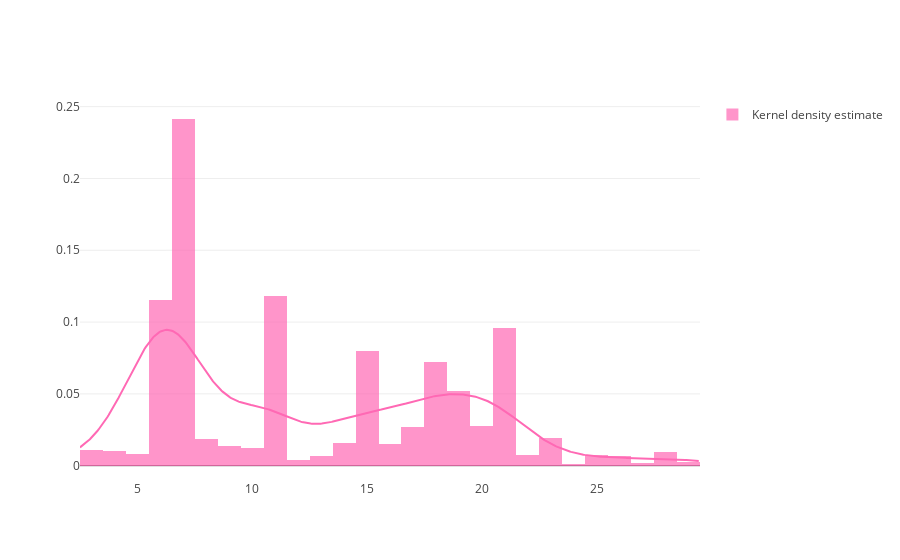

The notebook cell saved with this chart:
### Code cell
# https://plot.ly/python/distplot/

import plotly.figure_factory as ff

group_labels = ['Kernel density estimate']
# Discard distances less than 30, offset by 0.5 so the histogram lines up with integer values properly
x_trimmed = [d + 0.5 for d in distances if d < 30]
fig = ff.create_distplot([x_trimmed], group_labels, bin_size=1, colors=['hotpink'], show_rug=False)
iplot(fig, filename='Cysteine sequential spacing distribution')

### Figure 1 — Plotly figure (JSON) as saved in the notebook; plotly's stock layout.template omitted (floating-point values rounded to 4 significant figures; data arrays with more than 128 entries replaced by an {"elided": "..."} marker saying what was removed)
{"data": [{"autobinx": false, "histnorm": "probability density", "legendgroup": "Kernel density estimate", "marker": {"color": "hotpink"}, "name": "Kernel density estimate", "opacity": 0.7, "type": "histogram", "x": {"elided": "1083 float values"}, "xaxis": "x1", "xbins": {"end": 29.5, "size": 1, "start": 2.5}, "yaxis": "y1"}, {"legendgroup": "Kernel density estimate", "marker": {"color": "hotpink"}, "mode": "lines", "name": "Kernel density estimate", "showlegend": false, "type": "scatter", "x": {"elided": "500 float values"}, "xaxis": "x1", "y": {"elided": "500 float values"}, "yaxis": "y1"}], "layout": {"barmode": "overlay", "hovermode": "closest", "legend": {"traceorder": "reversed"}, "xaxis1": {"anchor": "y2", "domain": [0, 1], "zeroline": false}, "yaxis1": {"anchor": "free", "domain": [0, 1], "position": 0}}}
